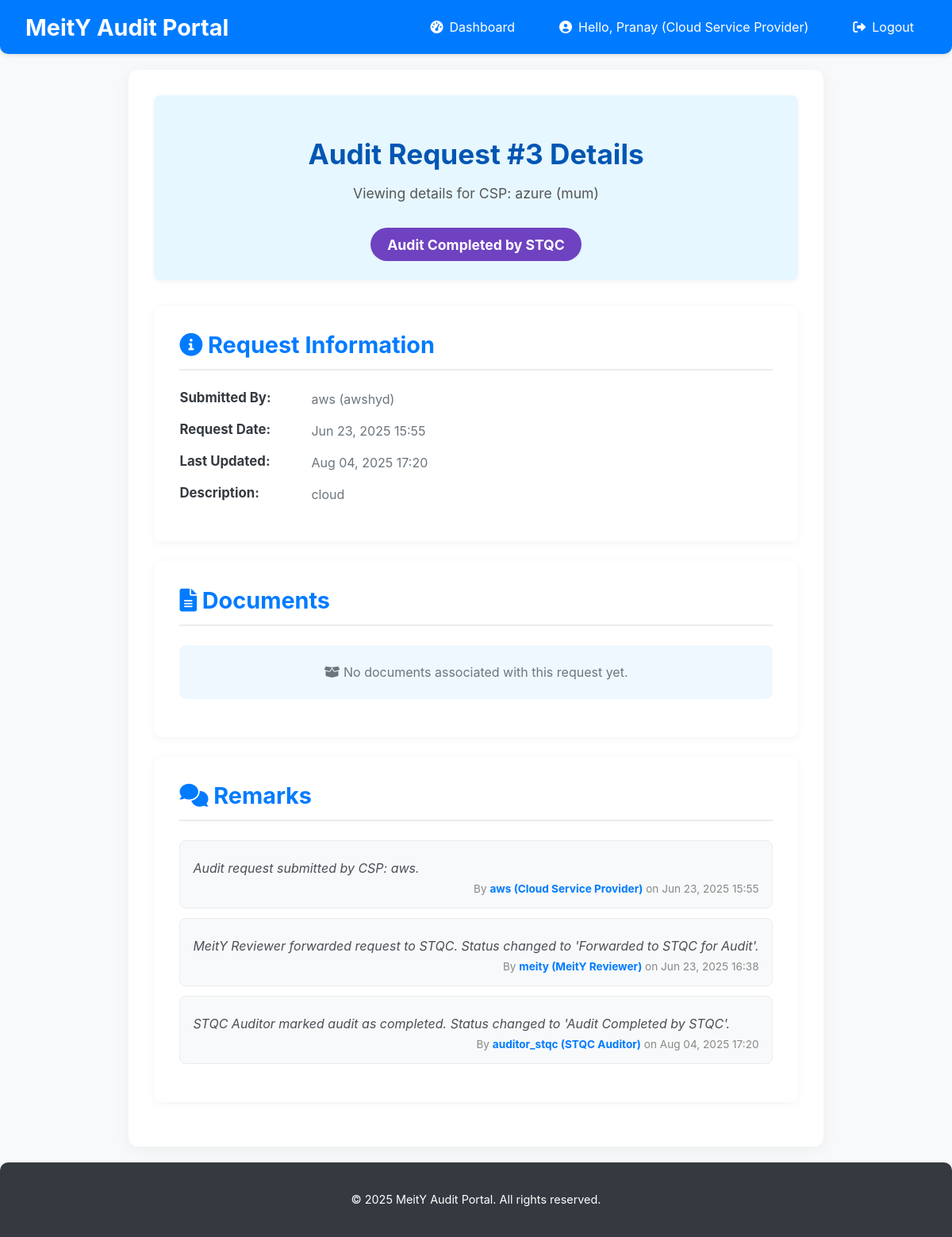
Screenshot of /audit-requests/3/ (signed in) with the database file from the repository.
### users/models.py (models this page shows, shortened)
class CustomUser(AbstractUser):
    ROLE_CHOICES = (
        ('CSP', 'Cloud Service Provider'),
        ('MeitY_Reviewer', 'MeitY Reviewer'),
        ('STQC_Auditor', 'STQC Auditor'),
        ('Scientist_F', 'Scientist F (Governing Authority)'),
    )
    role = models.CharField(max_length=50, choices=ROLE_CHOICES, default='CSP')
    organization = models.CharField(max_length=255, blank=True, null=True) # E.g., AWS, Azure, MeitY, STQC
    @property
    def is_csp(self):
        return self.role == 'CSP'
    @property
    def is_meity_reviewer(self):
        return self.role == 'MeitY_Reviewer'
    @property
    def is_stqc_auditor(self):
        return self.role == 'STQC_Auditor'
    @property
    def is_scientist_f(self):
        return self.role == 'Scientist_F'

### audit_management/models.py (models this page shows, shortened)
class AuditRequest(models.Model):
    STATUS_CHOICES = (
        ('Submitted_by_CSP', 'Submitted by CSP'), # Initial state
        ('Forwarded_to_STQC', 'Forwarded to STQC for Audit'), # After MeitY Reviewer forwards
        ('Audit_Completed_by_STQC', 'Audit Completed by STQC'), # After STQC Auditor completes
        ('Approved_by_ScientistF', 'Approved by Scientist F'), # Final approval
        ('Rejected_by_ScientistF', 'Rejected by Scientist F'), # Final rejection
    )
    csp = models.ForeignKey(settings.AUTH_USER_MODEL, on_delete=models.CASCADE,
                            limit_choices_to={'role': 'CSP'}, related_name='audit_requests')
    service_provider_name = models.CharField(max_length=255, help_text="Name of the Cloud Service Provider")
    data_center_location = models.CharField(max_length=255)
    request_date = models.DateTimeField(auto_now_add=True)
    status = models.CharField(max_length=50, choices=STATUS_CHOICES, default='Submitted_by_CSP')
    description = models.TextField(blank=True, null=True)
    last_updated = models.DateTimeField(auto_now=True)
    certificate_of_empanelment = models.FileField(
        upload_to='certificates/',
        null=True,
        blank=True
    )
    class Meta:
        ordering = ['-request_date'] # Order by most recent requests first

class Remark(models.Model):
    audit_request = models.ForeignKey(AuditRequest, on_delete=models.CASCADE, related_name='remarks')
    author = models.ForeignKey(settings.AUTH_USER_MODEL, on_delete=models.CASCADE)
    comment = models.TextField()
    timestamp = models.DateTimeField(auto_now_add=True)
    class Meta:
        ordering = ['timestamp']

### audit_management/views.py (the view, shortened to what this page needs)
# urls.py: path('audit-requests/<int:pk>/', views.audit_request_detail, name='audit_request_detail'),
@login_required
def audit_request_detail(request, pk):
    audit_request = get_object_or_404(AuditRequest, pk=pk)
    remark_form = RemarkForm()
    document_form = DocumentUploadForm()
    status_form = None # Will be initialized conditionally
    status_form_title = ""
    status_submit_button_text = "Update Status"
    audit_request = get_object_or_404(AuditRequest, pk=pk)
    documents = audit_request.documents.all()
    remarks = audit_request.remarks.all()
    if request.user.is_meity_reviewer and audit_request.status == 'Submitted_by_CSP':
        status_form = AuditRequestStatusUpdateForm(instance=audit_request, user=request.user, current_status=audit_request.status)
        status_form_title = "Action: Forward to STQC for Audit"
        status_submit_button_text = "Forward to STQC"
    elif request.user.is_stqc_auditor and audit_request.status == 'Forwarded_to_STQC':
        status_form = AuditRequestStatusUpdateForm(instance=audit_request, user=request.user, current_status=audit_request.status)
        status_form_title = "Action: Mark Audit as Completed"
        status_submit_button_text = "Mark Audit Completed"
    elif request.user.is_scientist_f and audit_request.status == 'Audit_Completed_by_STQC':
        status_form = AuditRequestStatusUpdateForm(instance=audit_request, user=request.user, current_status=audit_request.status)
        status_form_title = "Action: Finalize Audit Decision"
        status_submit_button_text = "Finalize Decision"
    context = {
        'audit_request': audit_request,
        'documents': documents,
        'remarks': remarks,
        'remark_form': remark_form,
        'document_form': document_form,
        'status_form': status_form, # This will be None if no form applies
        'status_form_title': status_form_title,
        'status_submit_button_text': status_submit_button_text,
    }
    return render(request, 'audit_management/audit_request_detail.html', context)

### templates/audit_management/audit_request_detail.html (shortened to what this page needs)
{% extends 'base.html' %}
{% block content %}
<div class="detail-header">
    <h2>Audit Request #{{ audit_request.id }} Details</h2>
    <p>Viewing details for CSP: {{ audit_request.service_provider_name }} ({{ audit_request.data_center_location }})</p>
    <span class="status-badge status-{{ audit_request.status }}">{{ audit_request.get_status_display }}</span>
</div>
<div class="info-section">
    <h3><i class="fas fa-info-circle"></i> Request Information</h3>
    <div class="info-item">
        <strong>Submitted By:</strong> <span>{{ audit_request.csp.username }} ({{ audit_request.csp.organization }})</span>
    </div>
    <div class="info-item">
        <strong>Request Date:</strong> <span>{{ audit_request.request_date|date:"M d, Y H:i" }}</span>
    </div>
    <div class="info-item">
        <strong>Last Updated:</strong> <span>{{ audit_request.last_updated|date:"M d, Y H:i" }}</span>
    </div>
    <div class="info-item">
        <strong>Description:</strong> <p>{{ audit_request.description|default:"No description provided." }}</p>
    </div>
</div>
<div class="info-section">
    <h3><i class="fas fa-file-alt"></i> Documents</h3>
    {% if documents %}
        <ul class="document-list">
            {% for doc in documents %}
                <li>
                    <strong>{{ doc.get_document_type_display }}:</strong> {{ doc.description|default:"No description" }}
                    <br><span>Uploaded by {{ doc.uploaded_by.username }} on {{ doc.upload_date|date:"M d, Y H:i" }}</span>
                    <div class="document-actions">
                        <a href="{{ doc.file.url }}" target="_blank"><i class="fas fa-eye"></i> View Document</a>
                        {% if user == doc.uploaded_by %}
                            <form action="{% url 'delete_document' pk=doc.pk %}" method="post" onsubmit="return confirm('Are you sure you want to delete this document?');">
                                {% csrf_token %}
                                <button type="submit" class="delete-button"><i class="fas fa-trash-alt"></i> Delete</button>
                            </form>
                        {% endif %}
                    </div>
                </li>
            {% endfor %}
        </ul>
    {% else %}
        <p class="no-items"><i class="fas fa-box-open"></i> No documents associated with this request yet.</p>
    {% endif %}
</div>
<div class="info-section">
    <h3><i class="fas fa-comments"></i> Remarks</h3>
    {% if remarks %}
        <ul class="remark-list">
            {% for remark in remarks %}
                <li>
                    <p>{{ remark.comment }}</p>
                    <div class="remark-meta">By <strong>{{ remark.author.username }} ({{ remark.author.get_role_display }})</strong> on {{ remark.timestamp|date:"M d, Y H:i" }}</div>
                </li>
            {% endfor %}
        </ul>
    {% else %}
        <p class="no-items"><i class="fas fa-comment-dots"></i> No remarks added for this request yet.</p>
    {% endif %}
</div>
{%endblock%}

### templates/base.html (shortened to what this page needs)
<!DOCTYPE html>
<html lang="en">
<head>
    <link rel="stylesheet" href="https://cdnjs.cloudflare.com/ajax/libs/font-awesome/6.0.0-beta3/css/all.min.css">
</head>
<body>
    <header class="navbar">
        <a href="{% url 'home' %}" class="navbar-brand">MeitY Audit Portal</a>
        <nav>
            <ul class="navbar-nav">
                {% if user.is_authenticated %}
                    <li class="nav-item">
                        <a href="{% url 'dashboard' %}" class="nav-link">
                            <i class="fas fa-tachometer-alt"></i> Dashboard
                        </a>
                    </li>
                    <li class="nav-item">
                        <span class="nav-link">
                            <i class="fas fa-user-circle"></i> Hello, {{ user.username }} ({{ user.get_role_display }})
                        </span>
                    </li>
                    <li class="nav-item">
                        <a href="{% url 'logout' %}" class="nav-link">
                            <i class="fas fa-sign-out-alt"></i> Logout
                        </a>
                    </li>
                {% endif %}
            </ul>
        </nav>
    </header>
    <main class="container">
        {% block content %}{% endblock %}
    </main>
    <footer class="footer">
        <p>&copy; 2025 MeitY Audit Portal. All rights reserved.</p>
    </footer>
</body>
</html>

### templates/base.html (style rules this page uses)
body { font-family: 'Inter', sans-serif; margin: 0; padding: 0; background-color: #f8f9fa; color: #343a40; display: flex; flex-direction: column; min-height: 100vh; }
.navbar { background-color: #007bff; color: white; padding: 1rem 2rem; box-shadow: 0 2px 5px rgba(0, 0, 0, 0.1); display: flex; justify-content: space-between; align-items: center; flex-wrap: wrap; border-bottom-left-radius: 10px; border-bottom-right-radius: 10px; }
.navbar-brand { font-size: 1.8rem; font-weight: bold; color: white; text-decoration: none; margin-right: 2rem; }
.navbar-nav { display: flex; list-style: none; margin: 0; padding: 0; align-items: center; }
.nav-item { margin-left: 1.5rem; }
.nav-link { color: white; text-decoration: none; padding: 0.5rem 1rem; border-radius: 5px; transition: background-color 0.3s ease; display: flex; align-items: center; }
.nav-link i { margin-right: 0.5rem; }
.container { flex-grow: 1; padding: 2rem; max-width: 1200px; margin: 20px auto; background-color: white; border-radius: 12px; box-shadow: 0 4px 20px rgba(0, 0, 0, 0.05); overflow: hidden; }
.footer { background-color: #343a40; color: white; text-align: center; padding: 1.5rem 2rem; margin-top: auto; border-top-left-radius: 10px; border-top-right-radius: 10px; font-size: 0.9rem; }

### templates/audit_management/audit_request_detail.html (style rules this page uses)
.detail-header { background-color: #e6f7ff; padding: 1.5rem 2rem; border-radius: 8px; margin-bottom: 2rem; text-align: center; box-shadow: 0 2px 5px rgba(0,0,0,0.05); }
.detail-header h2 { color: #0056b3; margin-bottom: 0.5rem; font-size: 2.2rem; }
.detail-header p { font-size: 1.1rem; color: #555; }
.detail-header .status-badge { margin-top: 1rem; font-size: 1.1rem; padding: 0.6em 1.2em; border-radius: 25px; }
.info-section { background-color: #ffffff; padding: 2rem; border-radius: 10px; box-shadow: 0 2px 10px rgba(0, 0, 0, 0.05); margin-bottom: 1.5rem; }
.info-section h3 { color: #007bff; margin-top: 0; margin-bottom: 1.5rem; border-bottom: 2px solid #e9ecef; padding-bottom: 0.8rem; font-size: 1.8rem; }
.info-item { margin-bottom: 1rem; display: flex; flex-wrap: wrap; }
.info-item strong { color: #343a40; min-width: 150px; margin-right: 1rem; font-size: 1.05rem; }
.info-item span, .info-item p { flex: 1; color: #6c757d; line-height: 1.5; font-size: 1rem; }
.info-item p { margin: 0; }
.document-list, .remark-list { list-style: none; padding: 0; margin-top: 1rem; }
.document-list li, .remark-list li { background-color: #f8f9fa; border: 1px solid #e9ecef; padding: 1rem; margin-bottom: 0.75rem; border-radius: 8px; display: flex; flex-direction: column; }
.document-list li strong, .remark-list li strong { color: #007bff; margin-bottom: 0.5rem; }
.remark-list li p { margin-top: 0.5rem; margin-bottom: 0.5rem; font-style: italic; color: #495057; }
.remark-meta { font-size: 0.85rem; color: #888; text-align: right; }
.no-items { text-align: center; padding: 1.5rem; background-color: #f0f8ff; border-radius: 8px; color: #6c757d; font-size: 1rem; margin-top: 1rem; }
.status-badge { display: inline-block; padding: 0.4em 0.8em; border-radius: 20px; font-size: 0.85em; font-weight: bold; text-align: center; white-space: nowrap; color: white; }
.status-Audit_Completed_by_STQC { background-color: #6f42c1; }

### rows the page displays
CustomUser: username "Pranay", role "Cloud Service Provider"
AuditRequest: id "3", service_provider_name "azure", data_center_location "mum", status "Audit Completed by STQC", csp.username "aws", csp.organization "awshyd", request_date "Jun 23, 2025 15:55", last_updated "Aug 04, 2025 17:20", description "cloud"
Remark: comment "Audit request submitted by CSP: aws.", author.username "aws", author.role "Cloud Service Provider", timestamp "Jun 23, 2025 15:55"
Remark: comment "MeitY Reviewer forwarded request to STQC. Status changed to 'Forwarded to STQC for Audit'.", author.username "meity", author.role "MeitY Reviewer", timestamp "Jun 23, 2025 16:38"
Remark: comment "STQC Auditor marked audit as completed. Status changed to 'Audit Completed by STQC'.", author.username "auditor_stqc", author.role "STQC Auditor", timestamp "Aug 04, 2025 17:20"
